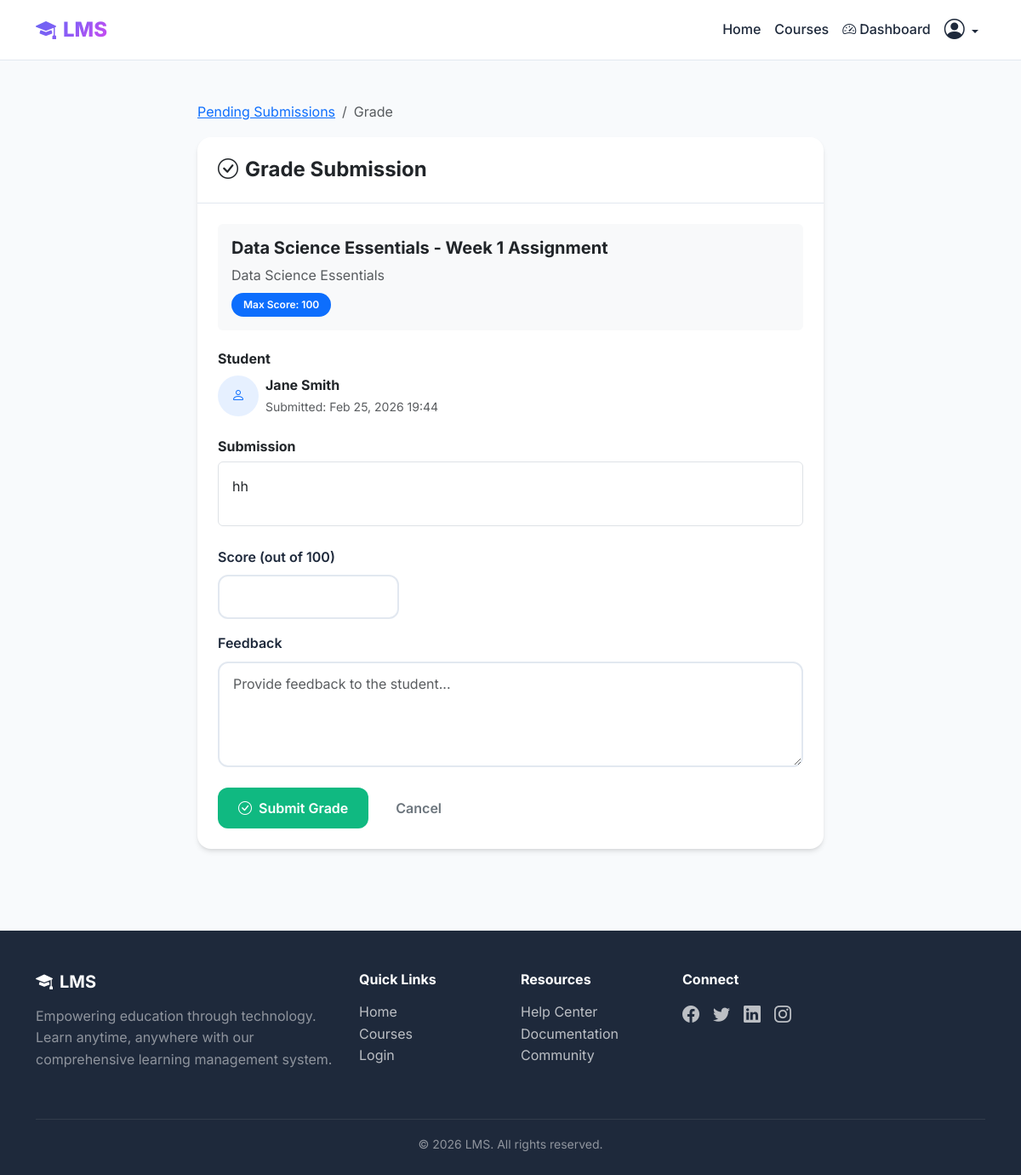
/assignments/instructor/grade/7/ (signed in), run on the app's committed database.
### assignments/models.py (models this page shows, shortened)
class Submission(models.Model):
    STATUS_CHOICES = [
        ('submitted', 'Submitted'),
        ('graded', 'Graded'),
        ('late', 'Late'),
        ('resubmit', 'Resubmit Required'),
    ]
    assignment = models.ForeignKey(Assignment, on_delete=models.CASCADE, related_name='submissions')
    student = models.ForeignKey(User, on_delete=models.CASCADE, related_name='submissions', limit_choices_to={'role': 'student'})
    content = models.TextField(blank=True, null=True, help_text="Text submission content")
    file = models.FileField(upload_to='assignments/submissions/', blank=True, null=True)
    submitted_at = models.DateTimeField(auto_now_add=True)
    status = models.CharField(max_length=20, choices=STATUS_CHOICES, default='submitted')
    is_late = models.BooleanField(default=False)
    class Meta:
        unique_together = ['assignment', 'student']

class Assignment(models.Model):
    ASSIGNMENT_TYPES = [
        ('quiz', 'Quiz'),
        ('essay', 'Essay'),
        ('project', 'Project'),
        ('homework', 'Homework'),
        ('exam', 'Exam'),
    ]
    course = models.ForeignKey(Course, on_delete=models.CASCADE, related_name='assignments')
    lesson = models.ForeignKey(Lesson, on_delete=models.CASCADE, related_name='assignments', blank=True, null=True)
    title = models.CharField(max_length=200)
    description = models.TextField()
    assignment_type = models.CharField(max_length=20, choices=ASSIGNMENT_TYPES, default='homework')
    max_score = models.PositiveIntegerField(default=100)
    due_date = models.DateTimeField()
    instructions = models.TextField(blank=True, null=True)
    allow_late_submission = models.BooleanField(default=False)
    late_penalty_percent = models.PositiveIntegerField(default=0, help_text="Penalty percentage for late submission")
    created_at = models.DateTimeField(auto_now_add=True)
    updated_at = models.DateTimeField(auto_now=True)
    class Meta:
        ordering = ['-due_date']

### courses/models.py (models this page shows, shortened)
class Course(models.Model):
    STATUS_CHOICES = [
        ('draft', 'Draft'),
        ('published', 'Published'),
        ('archived', 'Archived'),
    ]
    title = models.CharField(max_length=200)
    description = models.TextField()
    instructor = models.ForeignKey(User, on_delete=models.CASCADE, related_name='courses_taught', limit_choices_to={'role': 'instructor'})
    cover_image = models.ImageField(upload_to='courses/covers/', blank=True, null=True)
    category = models.CharField(max_length=100, blank=True, null=True)
    duration = models.CharField(max_length=50, help_text="e.g., '8 weeks', '3 months'")
    difficulty = models.CharField(max_length=20, choices=[
        ('beginner', 'Beginner'),
        ('intermediate', 'Intermediate'),
        ('advanced', 'Advanced'),
    ], default='beginner')
    status = models.CharField(max_length=20, choices=STATUS_CHOICES, default='draft')
    max_students = models.PositiveIntegerField(default=100)
    created_at = models.DateTimeField(auto_now_add=True)
    updated_at = models.DateTimeField(auto_now=True)
    class Meta:
        ordering = ['-created_at']

### accounts/models.py (models this page shows, shortened)
class User(AbstractUser):
    ROLE_CHOICES = [
        ('admin', 'Admin'),
        ('instructor', 'Instructor'),
        ('student', 'Student'),
    ]
    role = models.CharField(max_length=20, choices=ROLE_CHOICES, default='student')
    email = models.EmailField(unique=True)
    profile_picture = models.ImageField(upload_to='profiles/', blank=True, null=True)
    bio = models.TextField(blank=True, null=True)
    phone_number = models.CharField(max_length=15, blank=True, null=True)
    date_of_birth = models.DateField(blank=True, null=True)
    reset_token = models.CharField(max_length=100, blank=True, null=True)
    reset_token_expiry = models.DateTimeField(blank=True, null=True)
    created_at = models.DateTimeField(auto_now_add=True)
    updated_at = models.DateTimeField(auto_now=True)
    def is_instructor(self):
        return self.role == 'instructor'

### assignments/views.py (the view, shortened to what this page needs)
# urls.py: path('instructor/grade/<int:submission_id>/', views.grade_submission, name='grade_submission'),
@login_required
def grade_submission(request, submission_id):
    if not request.user.is_instructor():
        messages.error(request, 'Access denied.')
        return redirect('dashboard')
    submission = get_object_or_404(Submission, id=submission_id, assignment__course__instructor=request.user)
    return render(request, 'assignments/grade_submission.html', {'submission': submission})

### templates/assignments/grade_submission.html (shortened to what this page needs)
{% extends 'base.html' %}
{% block content %}
<div class="container py-5">
    <div class="row justify-content-center">
        <div class="col-md-8">
            <nav aria-label="breadcrumb" class="mb-3">
                <ol class="breadcrumb">
                    <li class="breadcrumb-item"><a href="{% url 'submissions_pending' %}">Pending Submissions</a></li>
                    <li class="breadcrumb-item active">Grade</li>
                </ol>
            </nav>
            <div class="card">
                <div class="card-header">
                    <h4 class="fw-bold mb-0"><i class="bi bi-check-circle me-2"></i>Grade Submission</h4>
                </div>
                <div class="card-body p-4">
                    <div class="mb-4 p-3 bg-light rounded">
                        <h5 class="fw-bold">{{ submission.assignment.title }}</h5>
                        <p class="text-muted mb-1">{{ submission.assignment.course.title }}</p>
                        <div class="mt-2">
                            <span class="badge bg-primary">Max Score: {{ submission.assignment.max_score }}</span>
                        </div>
                    </div>
                    <div class="mb-4">
                        <h6 class="fw-bold">Student</h6>
                        <div class="d-flex align-items-center">
                            {% if submission.student.profile_picture %}
                                <img src="{{ submission.student.profile_picture.url }}" alt="" class="rounded-circle me-2" width="48" height="48">
                            {% else %}
                                <div class="bg-primary bg-opacity-10 rounded-circle d-flex align-items-center justify-content-center me-2" style="width: 48px; height: 48px;">
                                    <i class="bi bi-person text-primary"></i>
                                </div>
                            {% endif %}
                            <div>
                                <strong>{{ submission.student.get_full_name|default:submission.student.username }}</strong>
                                <br><small class="text-muted">Submitted: {{ submission.submitted_at|date:"M d, Y H:i" }}</small>
                            </div>
                        </div>
                    </div>
                    <div class="mb-4">
                        <h6 class="fw-bold">Submission</h6>
                        <div class="p-3 border rounded">
                            {% if submission.content %}
                                <p>{{ submission.content }}</p>
                            {% endif %}
                        </div>
                    </div>
                    <form method="post">
                        <div class="row">
                            <div class="col-md-4 mb-3">
                                <label class="form-label">Score (out of {{ submission.assignment.max_score }})</label>
                                <input type="number" name="score" class="form-control" min="0" max="{{ submission.assignment.max_score }}" step="0.01" required>
                            </div>
                        </div>
                        <div class="mb-4">
                            <label class="form-label">Feedback</label>
                            <textarea name="feedback" class="form-control" rows="4" placeholder="Provide feedback to the student..."></textarea>
                        </div>
                        <div class="d-flex gap-2">
                            <button type="submit" class="btn btn-success">
                                <i class="bi bi-check-circle me-2"></i>Submit Grade
                            </button>
                            <a href="{% url 'submissions_pending' %}" class="btn btn-outline-secondary">Cancel</a>
                        </div>
                    </form>
                </div>
            </div>
        </div>
    </div>
</div>
{% endblock %}

### static/css/styles.css (style rules this page uses)
:root { --primary: #6366f1; --primary-dark: #4f46e5; --primary-light: #818cf8; --secondary: #10b981; --accent: #f59e0b; --danger: #ef4444; --dark: #1e293b; --light: #f8fafc; --gray: #64748b; --gray-light: #e2e8f0; --gradient-1: linear-gradient(135deg, #6366f1 0%, #8b5cf6 50%, #d946ef 100%); --gradient-2: linear-gradient(135deg, #10b981 0%, #06b6d4 100%); --shadow-sm: 0 1px 2px 0 rgb(0 0 0 / 0.05); --shadow: 0 4px 6px -1px rgb(0 0 0 / 0.1), 0 2px 4px -2px rgb(0 0 0 / 0.1); --shadow-lg: 0 10px 15px -3px rgb(0 0 0 / 0.1), 0 4px 6px -4px rgb(0 0 0 / 0.1); --shadow-xl: 0 20px 25px -5px rgb(0 0 0 / 0.1), 0 8px 10px -6px rgb(0 0 0 / 0.1); }
* { margin: 0; padding: 0; box-sizing: border-box; }
body { font-family: 'Inter', -apple-system, BlinkMacSystemFont, 'Segoe UI', Roboto, sans-serif; background: var(--light); color: var(--dark); line-height: 1.6; min-height: 100vh; }
.btn { font-weight: 600; padding: 0.75rem 1.5rem; border-radius: 0.75rem; transition: all 0.3s ease; border: none; }
.btn-success { background: var(--secondary); color: white; }
.card { background: white; border-radius: 1rem; border: none; box-shadow: var(--shadow); transition: all 0.3s ease; overflow: hidden; }
.card-header { background: transparent; border-bottom: 1px solid var(--gray-light); padding: 1.5rem; }
.card-body { padding: 1.5rem; }
.form-control { border: 2px solid var(--gray-light); border-radius: 0.75rem; padding: 0.75rem 1rem; transition: all 0.3s ease; }
.form-label { font-weight: 600; color: var(--dark); margin-bottom: 0.5rem; }
.badge { padding: 0.5rem 0.875rem; border-radius: 2rem; font-weight: 600; font-size: 0.75rem; }

### data on the page
Submission: assignment "Data Science Essentials - Week 1 Assignment", assignment.course "Data Science Essentials", assignment.max_score "100", student.get_full_name "Jane Smith", submitted_at "Feb 25, 2026 19:44", content "hh"
